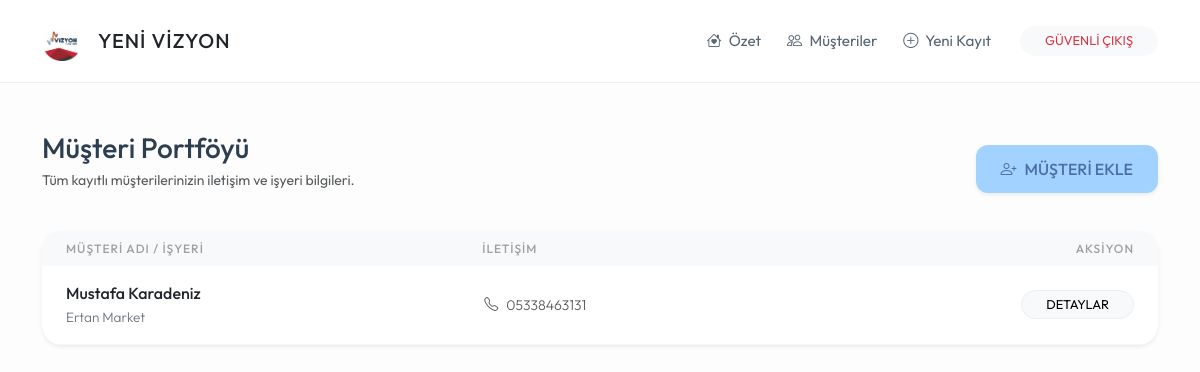
Before: /musteriler (signed in) with the older database file.
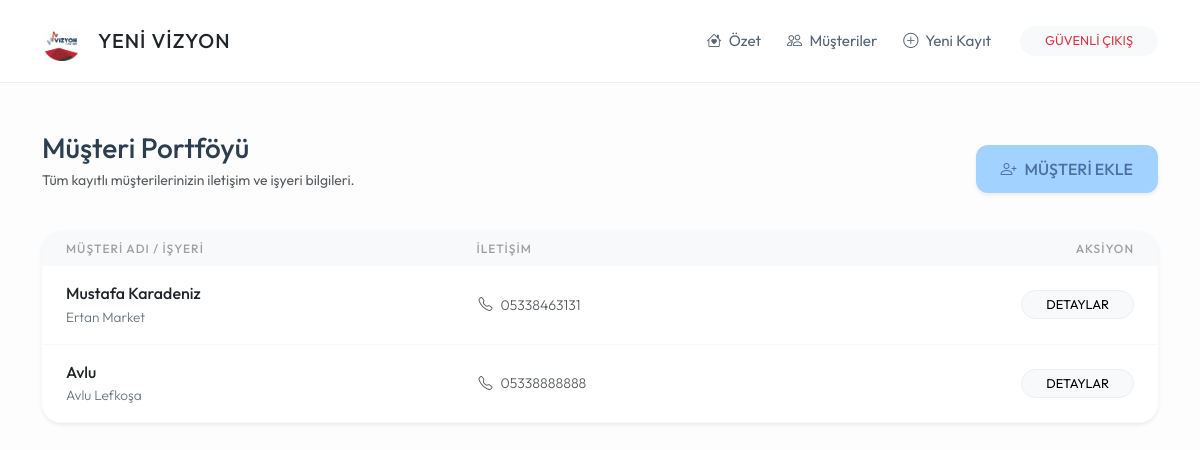
After: the same page with the newer database file.
### app.py (models this page shows)
class Musteri(db.Model):
    id = db.Column(db.Integer, primary_key=True)
    ad_soyad = db.Column(db.String(100), nullable=False)
    telefon = db.Column(db.String(20))
    isyeri_adi = db.Column(db.String(200)) # İşyeri adı alanı
    isyeri_adresi = db.Column(db.Text)      # İşyeri adresi alanı
    isler = db.relationship('IsKaydi', backref='sahibi', lazy=True)
    odemeler = db.relationship('Odeme', backref='musteri', lazy=True)

### app.py (the view)
@app.route('/musteriler')
def musteriler():
    if 'logged_in' not in session: return redirect(url_for('index'))
    return render_template('musteriler.html', musteriler=Musteri.query.all())

### templates/musteriler.html (shortened to what this page needs)
{% extends "base.html" %}
{% block content %}
<div class="row mb-4 align-items-center">
    <div class="col">
        <h3 class="mb-1">Müşteri Portföyü</h3>
        <p class="text-muted small">Tüm kayıtlı müşterilerinizin iletişim ve işyeri bilgileri.</p>
    </div>
    <div class="col-auto">
        <button class="btn btn-yvr-primary shadow-sm" data-bs-toggle="modal" data-bs-target="#musteriEkleModal">
            <i class="bi bi-person-plus me-2"></i>MÜŞTERİ EKLE
        </button>
    </div>
</div>
<div class="card card-custom p-0 overflow-hidden shadow-sm border-0">
    <div class="table-responsive">
        <table class="table table-hover align-middle mb-0">
            <thead style="background-color: #f8f9fa;">
                <tr>
                    <th class="ps-4">Müşteri Adı / İşyeri</th>
                    <th>İletişim</th>
                    <th class="text-end pe-4">Aksiyon</th>
                </tr>
            </thead>
            <tbody>
                {% for m in musteriler %}
                <tr>
                    <td class="ps-4">
                        <div class="fw-medium text-dark">{{ m.ad_soyad }}</div>
                        {% if m.isyeri_adi %}
                        <div class="small text-secondary" style="font-size: 0.85rem;">{{ m.isyeri_adi }}</div>
                        {% endif %}
                    </td>
                    <td>
                        <div class="small text-muted"><i class="bi bi-telephone me-2"></i>{{ m.telefon or '-' }}</div>
                    </td>
                    <td class="text-end pe-4">
                        <a href="/musteri/{{ m.id }}" class="btn btn-sm btn-light rounded-pill px-4" style="font-size: 0.8rem; border: 1px solid #eee;">DETAYLAR</a>
                    </td>
                </tr>
                {% endfor %}
            </tbody>
        </table>
    </div>
</div>
{% endblock %}

Changed rows visible on the page:
added Musteri: ad_soyad "Avlu", isyeri_adi "Avlu Lefkoşa", telefon "05338888888"
